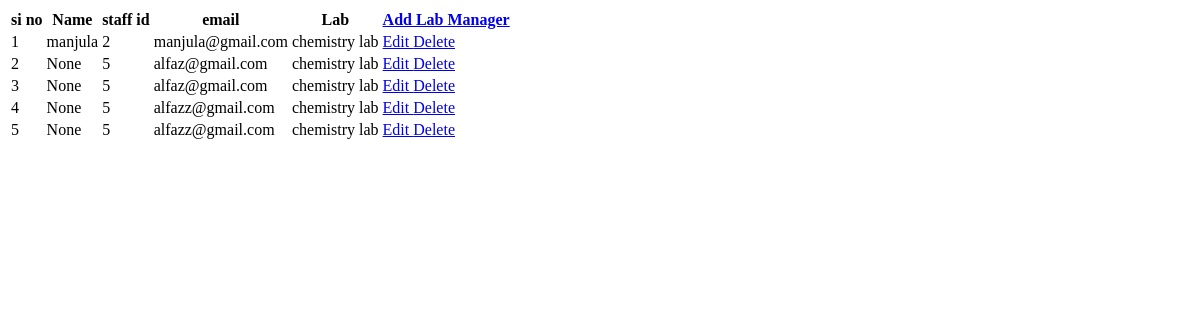
Page /Labmanager on the earlier database version.
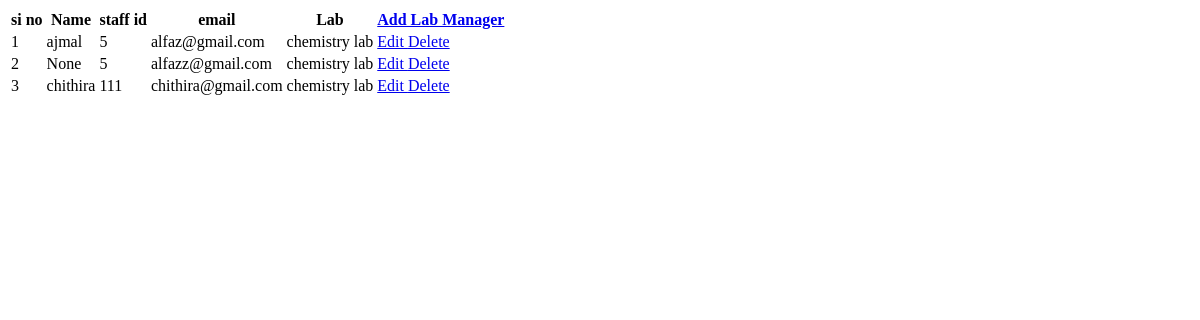
Same page on the later database version.
### labtrackapp/models.py (models this page shows)
class LabmanagerTable(models.Model):
     LOGINID=models.ForeignKey(LoginTable,on_delete=models.CASCADE,null=True,blank=True)
     name=models.CharField(max_length=25,null=True,blank=True)
     staffid=models.IntegerField(null=True,blank=True)
     email=models.CharField(max_length=50,null=True,blank=True)
     LABID=models.ForeignKey(LabTable,on_delete=models.CASCADE,null=True,blank=True)

class LabTable(models.Model):
    labname=models.CharField(max_length=50,null=True,blank=True)

### labtrackapp/views.py (the view)
# urls.py: path('Labmanager', Labmanager.as_view(), name='Labmanager'),
class Labmanager(View):
    def get(self, requst):
        c = LabmanagerTable.objects.all()
        return render(requst,'adminpanel/lab_manager.html',{'manager':c})

### templates/adminpanel/lab_manager.html (shortened to what this page needs)
<!DOCTYPE html>
<html lang="en">
<head>
</head>
<body><table>
    <tr>
        <th>si no</th>
        <th>Name</th>
        <th>staff id</th>
        <th>email</th>
        <th>Lab</th>
        <th>    <a href="/Addmanager"> Add Lab Manager</a></th>
    </tr>
        {% for i in manager %}
    <tr>
        <td>{{forloop.counter}}</td>
        <td>{{ i.name }}</td>
        <td>{{ i.staffid }}</td>
        <td>{{ i.email }}</td>
        <td>{{ i.LABID.labname }}</td>
        <td>
           <a href="/Editmanager/{{ i.id }}">Edit</button>
            <a href="/Deletemanager/{{ i.LOGINID.id }}" onclick="return confirm('are you sure you want to delete')">Delete</button>
        </td>
    </tr>
     {% endfor %}
    </table>
</body>
</html>

Differences in the rows shown:
removed LabmanagerTable: name "manjula", staffid "2", email "manjula@gmail.com", LABID.labname "chemistry lab"
removed LabmanagerTable: name "None", staffid "5", email "alfaz@gmail.com", LABID.labname "chemistry lab"
removed LabmanagerTable: name "None", staffid "5", email "alfazz@gmail.com", LABID.labname "chemistry lab"
changed LabmanagerTable "alfaz@gmail.com": name "None" → "ajmal"
added LabmanagerTable: name "chithira", staffid "111", email "chithira@gmail.com", LABID.labname "chemistry lab"
